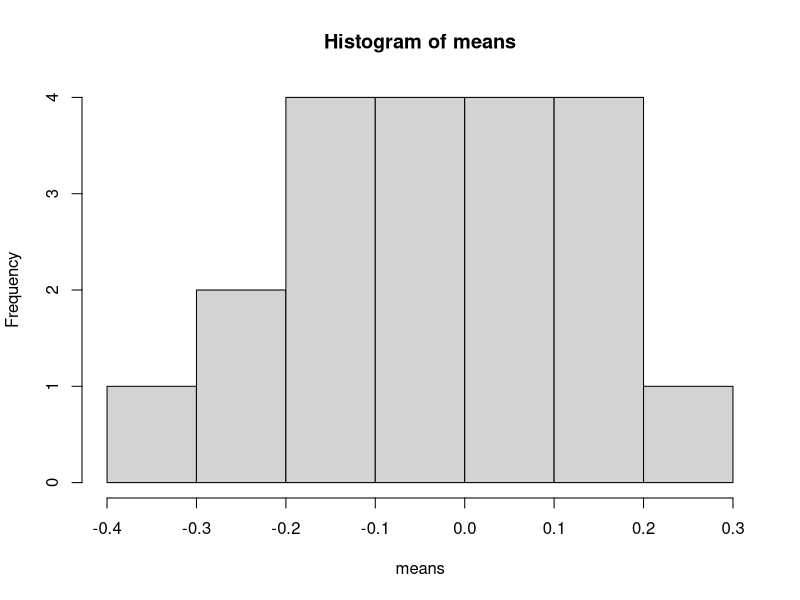
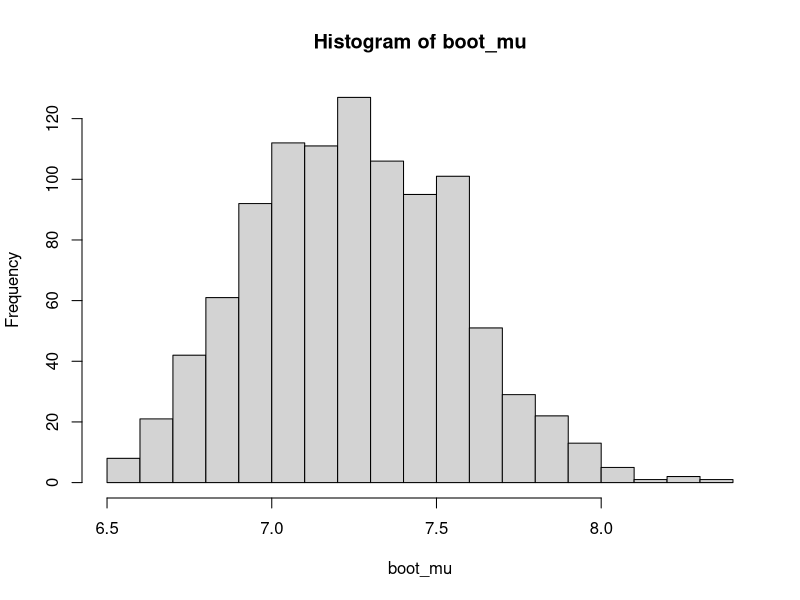
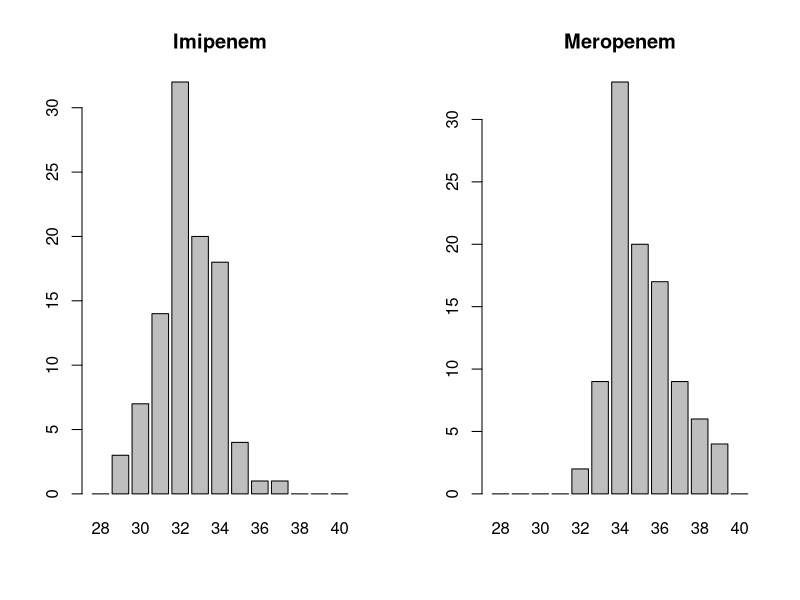
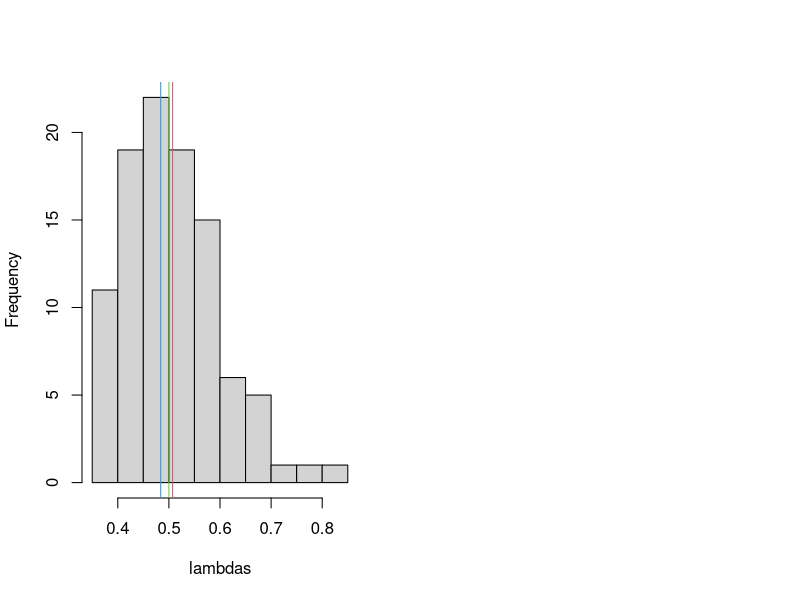
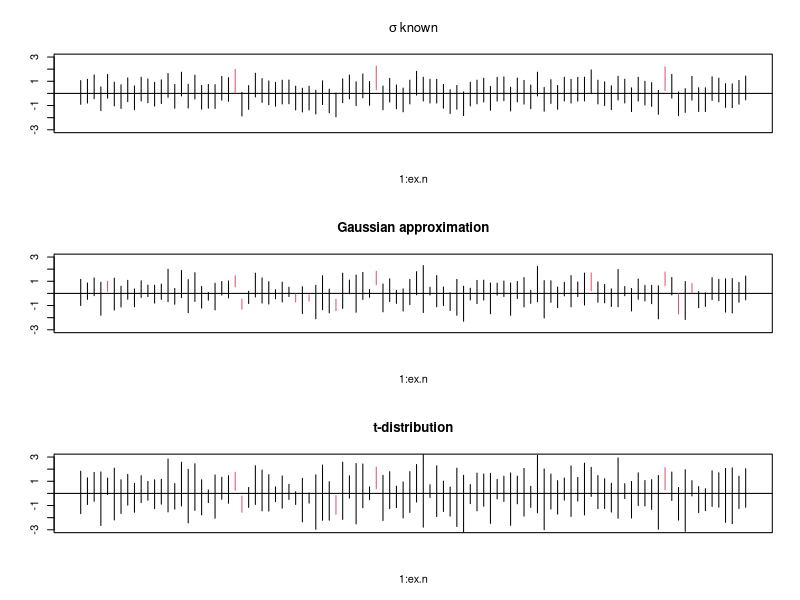

These figures' R source, in order:
## ---- chunk 1
knitr::opts_chunk$set(echo = TRUE)
## ---- chunk 2
set.seed(5)
n <- 5

sigma2 <- function(x){
  return(sum((x - mean(x))^2)/n)
}

x <- matrix(rnorm(n*1000),nrow = 1000)
sigma2s <- apply(x,1,sigma2)
mean(sigma2s)
## ---- chunk 3
mean.normal <- function(N){ #mean.normal is a name of the function,
  #which we will be able to run later. It takes one argument called N.
  samples <- rnorm(N)
  return(mean(samples))
}

my_mean <- mean.normal(5)
print(my_mean)
## ---- chunk 4
hist.mean.normal <- function(N,n){
  means <- numeric(0)
  for (i in c(1:n)){
    samples <- rnorm(N)
    means[i] <- mean(samples)
  }
  hist(means)
}

hist.mean.normal(50,20)
## ---- chunk 5
set.seed(10)
my_vector <- runif(n = 20, min = 0, max = 10)

my_index <- sample(x = c(1:10), size = 10, replace = FALSE)
my_index_replace <- sample(x = c(1:10), size = 10, replace = TRUE)

my_vector
my_index
my_vector[my_index] # the 10 random elements from the vector
my_vector[-my_index] # the remaining elements of the vector

which(my_vector>8)
my_vector[which(my_vector > 8)]
## ---- chunk 6

x <- c(6.7, 8.6, 7.9, 6.4, 7.3, 6.6)

# a) exact (using the t-distribution)
n <- length(x) 
ci_lower <- mean(x)-qt(0.975, n-1)*sd(x)/sqrt(n)
ci_upper <- mean(x)+qt(0.975, n-1)*sd(x)/sqrt(n)
#Or, equvalently to return lower and upper bound of a CI:
ci = mean(x) + c(-1, 1) * qt(0.975, n - 1) * sd(x)/sqrt(n)

# b) approximated (using the normal approximation) 
ci_approx_l <- mean(x)-qnorm(0.975)*sd(x)/sqrt(n)
ci_approx_u <- mean(x)+qnorm(0.975)*sd(x)/sqrt(n)
#or:
ci_approx <- mean(x) + c(-1, 1) * qnorm(0.975) * sd(x)/sqrt(n)
# c) bootstrapped. It is too small sample size for bootstrapping.
# Here just as an example how to compute the bootstrapping CI
N <- 1000
boot_mu <- numeric(N)
for (i in 1:N){
  boot_mu[i] <- mean(sample(x, 6, replace = TRUE))
}

ci_boot <- quantile(boot_mu, c(0.025, 0.975))
hist(boot_mu, breaks = 20)


## ---- chunk 7
par( mfcol=c(1,2)) 
diam <- 28:40    # diameters   
imi  <- c(0, 3, 7, 14, 32, 20, 18, 4, 1, 1, 0, 0 ,0)  # frequencies
mero <- c(0, 0, 0, 0,  2, 9, 33, 20, 17, 9, 6, 4, 0) 
barplot( imi,  names.arg=paste(diam), main="Imipenem")
barplot( mero, names.arg=paste(diam), main="Meropenem") 
imiDat <- rep(diam, imi)   # now a vector with the 100 diameters
c( mean(imiDat), sum( mero*diam)/100)  # means for both, then spread  
c( var( imiDat), sum( (imiDat-mean(imiDat))^2)/(length(imiDat)-1) )
c( sd( imiDat), sqrt( var( imiDat)))  
## ---- chunk 8
set.seed(14)            # we work reproducible
n <- 25                 # sample size
R <- 100                # number of estimates
lambda <- 1/2           # true value to estimate
samples <- matrix( rexp( n*R, rate=lambda), n, R)
lambdas <- 1/colMeans( samples)  # actual estimates
hist( lambdas, main='')          # unimodel, but not quite symmetric 
abline( v=c(lambda, mean(lambdas), median(lambdas)), col=c(3,2,4))
quantile(lambdas, probs=c(.05,.95))  
## ---- chunk 9
par( mfcol=c(3,1))
set.seed( 1)     # important to reconstruct the same CIs
ex.n <- 100      # 100 confidence intervals 
alpha <- .05     # 95\% confidence intervals
n <- 4           # sample size 
mu <- 0          # mean 
sigma <- 1       # standard deviation
sample <- matrix( rnorm( ex.n * n, mu, sigma), n, ex.n)  # sample used
yl <- mu + c( -6, 6)*sigma/sqrt(n)      # same y-axis for all 3 panels
ybar <- apply( sample, 2, mean)         # mean for each sample
# First panel: sigma known:
sigmaybar <- sigma/sqrt(n)
plot( 1:ex.n, 1:ex.n, type='n', ylim=yl, xaxt='n', ylab='', 
     main=bquote(sigma~known))
abline( h=mu)
for ( i in 1:ex.n){     # draw the individual CIs with appropriate color
  ci <- ybar[i] + sigmaybar * qnorm(c(alpha/2, 1-alpha/2))
  lines( c(i,i), ci, col=ifelse( ci[1]>mu|ci[2]<mu, 2, 1))
}
# Second panel: sigma unknown, normal approx:
sybar <- apply(sample, 2, sd)/sqrt(n)   # estimate the standard deviation
plot( 1:ex.n, 1:ex.n, type='n', ylim=yl, xaxt='n', ylab='',
     main=bquote("Gaussian approximation"))
abline( h=mu)
for ( i in 1:ex.n){   # similar but with individual standard deviation   
  ci <- ybar[i] + sybar[i] * qnorm(c(alpha/2, 1-alpha/2))
  lines( c(i,i), ci, col=ifelse( ci[1]>mu | ci[2]<mu, 2, 1))
}
# Third panel: sigma unknown, t-based:
plot(1:ex.n, 1:ex.n, type='n', ylim=yl, xaxt='n', ylab='',
     main='t-distribution')
abline( h=mu)
for ( i in 1:ex.n){  # similar but with t-quantile 
  ci <- ybar[i] + sybar[i] * qt(c(alpha/2, 1-alpha/2), n-1)
  lines( c(i,i), ci, col=ifelse( ci[1]>mu | ci[2]<mu, 2, 1))
}
